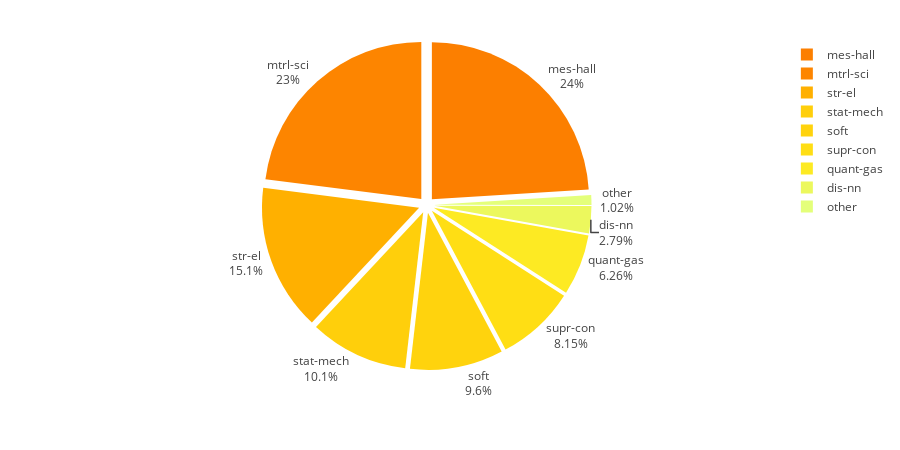

Notebook source saved alongside this figure:
### Code cell
subsections_ratio(section, year)

### Figure 1 — Plotly figure (JSON) as saved in the notebook; plotly's stock layout.template omitted (floating-point values rounded to 4 significant figures)
{"data": [{"hoverinfo": "text+value", "labels": ["mes-hall", "mtrl-sci", "str-el", "stat-mech", "soft", "supr-con", "quant-gas", "dis-nn", "other"], "marker": {"colors": ["#fc7f00", "#fd8500", "#ffb000", "#ffcf0b", "#ffd30d", "#ffde14", "#fdea23", "#ecf85d", "#e4ff7a"]}, "pull": 0.05, "text": ["Mesoscale and Nanoscale Physics", "Materials Science", "Strongly Correlated Electrons", "Statistical Mechanics", "Soft Condensed Matter", "Superconductivity", "Quantum Gases", "Disordered Systems and Neural Networks", "Other Condensed Matter"], "textinfo": "label+percent", "textposition": "outside", "type": "pie", "values": [3454, 3306, 2169, 1456, 1381, 1172, 901, 402, 147]}], "layout": {"height": 450, "margin": {"t": 40}}}
